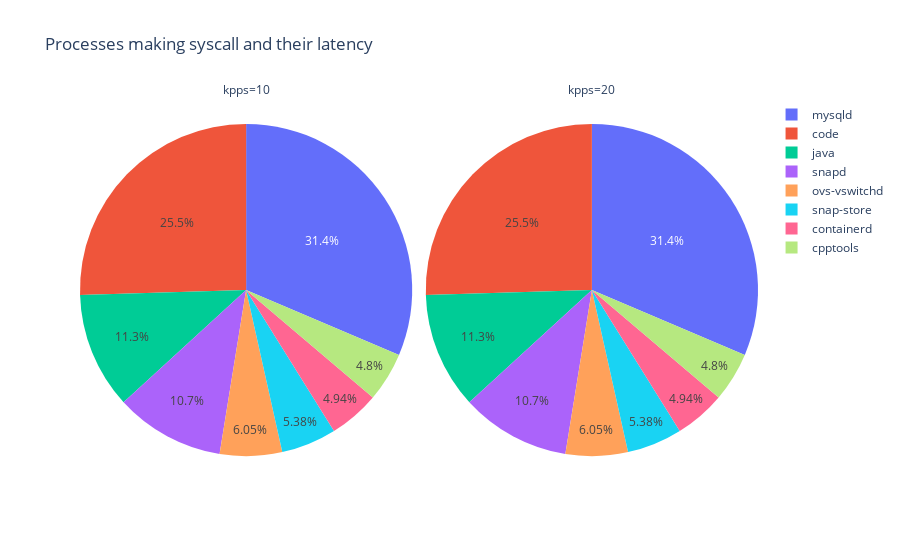

Notebook code for this chart:
### Code cell
sysprocess_df = spark.read.option("basePath", basePath).json(
f"{basePath}/kpps=*/tool=sysprocess")
sysprocess_fig = px.pie(sysprocess_df.toPandas(), values='time (us)', names='comm',
                facet_col="kpps", hover_data=["count", "time (us)"],
                title='Processes making syscall (by latency)')
# sysprocess_fig.update_traces(textinfo='value')
sysprocess_fig.show()
sysprocess_fig.write_image("images/sysprocess_fig.jpeg")
with open(html_output_file, 'a') as f:
    f.write('<h2 id="syscall-processes"> Processes are making a lot of syscalls with latency information </h2>')
    f.write('<p>  </p>') 
    f.write(sysprocess_fig.to_html(full_html=False, include_plotlyjs='cdn'))

### Figure 1 — Plotly figure (JSON) as saved in the notebook; plotly's stock layout.template omitted (floating-point values rounded to 4 significant figures)
{"data": [{"customdata": [[641, 93530000.0], [457, 33740000.0], [613, 32770000.0], [4762, 31740000.0], [313, 29560000.0], [4634, 18030000.0], [116, 16020000.0], [349, 14720000.0], [91, 14300000.0], [423, 13570000.0]], "domain": {"x": [0, 0.49], "y": [0, 1]}, "hovertemplate": "kpps=10<br>comm=%{label}<br>time (us)=%{customdata[1]}<br>count=%{customdata[0]}<extra></extra>", "labels": ["mysqld", "java", "code", "snapd", "code", "ovs-vswitchd", "snap-store", "containerd", "cpptools", "code"], "legendgroup": "", "name": "", "showlegend": true, "type": "pie", "values": [93530000.0, 33740000.0, 32770000.0, 31740000.0, 29560000.0, 18030000.0, 16020000.0, 14720000.0, 14300000.0, 13570000.0]}, {"customdata": [[641, 93530000.0], [457, 33740000.0], [613, 32770000.0], [4762, 31740000.0], [313, 29560000.0], [4634, 18030000.0], [116, 16020000.0], [349, 14720000.0], [91, 14300000.0], [423, 13570000.0]], "domain": {"x": [0.51, 1], "y": [0, 1]}, "hovertemplate": "kpps=20<br>comm=%{label}<br>time (us)=%{customdata[1]}<br>count=%{customdata[0]}<extra></extra>", "labels": ["mysqld", "java", "code", "snapd", "code", "ovs-vswitchd", "snap-store", "containerd", "cpptools", "code"], "legendgroup": "", "name": "", "showlegend": true, "type": "pie", "values": [93530000.0, 33740000.0, 32770000.0, 31740000.0, 29560000.0, 18030000.0, 16020000.0, 14720000.0, 14300000.0, 13570000.0]}], "layout": {"annotations": [{"font": {}, "showarrow": false, "text": "kpps=10", "x": 0.245, "xanchor": "center", "xref": "paper", "y": 1, "yanchor": "bottom", "yref": "paper"}, {"font": {}, "showarrow": false, "text": "kpps=20", "x": 0.755, "xanchor": "center", "xref": "paper", "y": 1, "yanchor": "bottom", "yref": "paper"}], "legend": {"tracegroupgap": 0}, "title": {"text": "Processes making syscall and their latency"}}}
